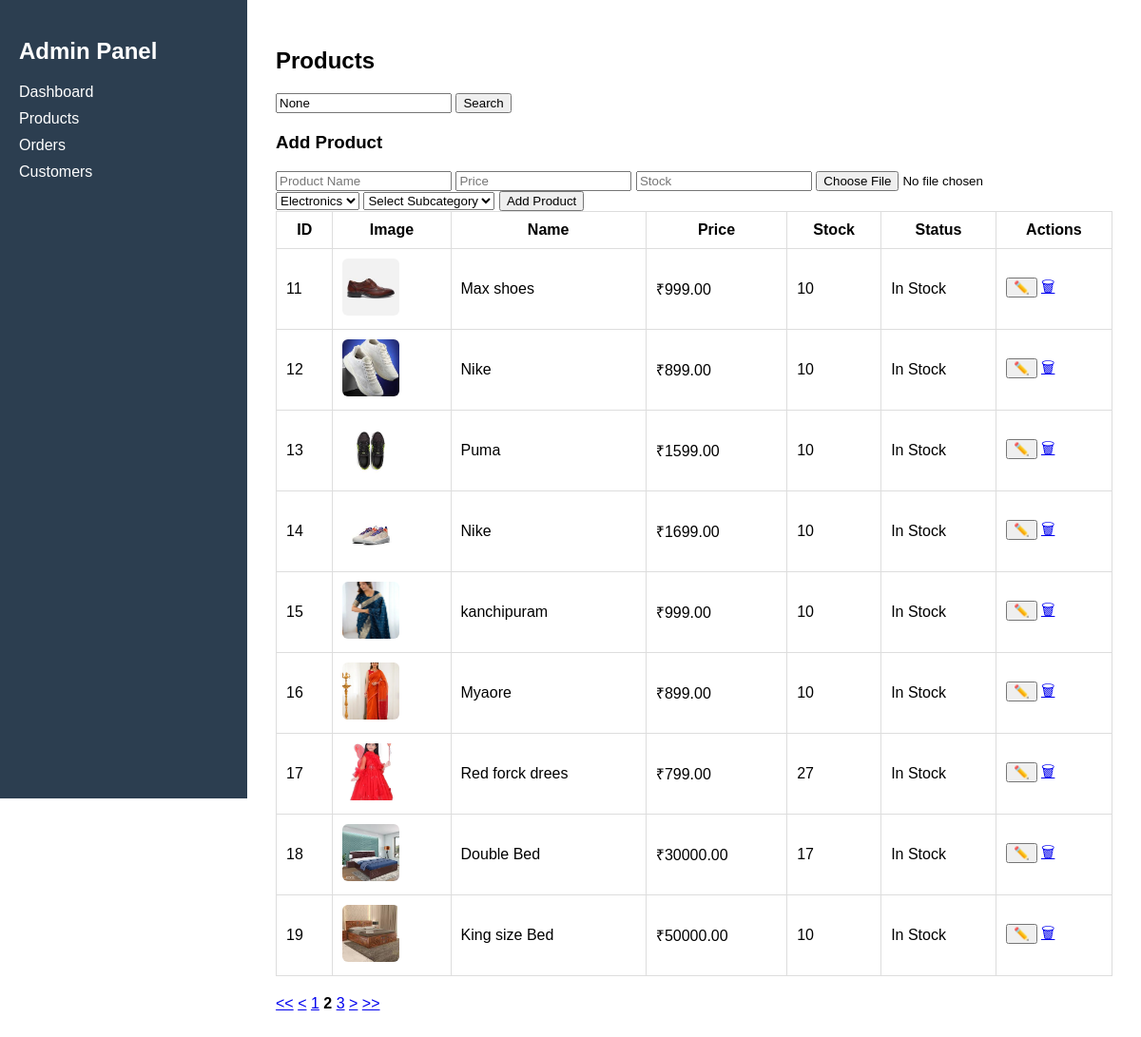
Screenshot of /admin-products/?page=2 with the database file from the repository.
### category/models.py (models this page shows, shortened)
class Product(models.Model):
    category = models.ForeignKey(Category, on_delete=models.CASCADE)
    subcategory = models.ForeignKey(SubCategory, on_delete=models.CASCADE)
    name = models.CharField(max_length=200)
    description = models.TextField()
    price = models.DecimalField(max_digits=10, decimal_places=2)
    image = models.ImageField(upload_to='products/')
    stock=models.IntegerField(default=0)
    low_stock_threshold = models.IntegerField(default=0)
    coins = models.IntegerField(default=0)

### category/views.py (the view, shortened to what this page needs)
# urls.py: path("admin-products/", views.admin_products, name="admin_products"),
def admin_products(request):
    query = request.GET.get("q")
    products = Product.objects.all()
    categories = Category.objects.all()
    subcategories = SubCategory.objects.all()
    if query:
        products = products.filter(name__icontains=query)
    paginator = Paginator(products,9)
    page_number = request.GET.get("page")
    products = paginator.get_page(page_number)
    return render(request, "admindashboard/products.html", {
        "products": products,
        "query": query,
        "categories":categories,
        "subcategories":subcategories
    })

### category/templates/admindashboard/products.html (shortened to what this page needs)
{% extends "admindashboard/base.html" %}
{% block content %}
<h2>Products</h2>
<form method="GET" style="margin-bottom:20px;">
<input type="text" name="q" placeholder="Search product..." value="{{ query }}">
<button type="submit">Search</button>
</form>
<h3>Add Product</h3>
<form method="POST" enctype="multipart/form-data">
<input type="text" name="name" placeholder="Product Name">
<input type="number" step="0.01" name="price" placeholder="Price">
<input type="number" name="stock" placeholder="Stock">
<input type="file" name="image">
<select name="category">
{% for c in categories %}
<option value="{{ c.id }}">{{ c.name }}</option>
{% endfor %}
</select>
<select name="subcategory" required>
<option value="">Select Subcategory</option>
</select>
<button type="submit">Add Product</button>
</form>
<table border="1" cellpadding="10" cellspacing="0" width="100%">
<thead>
<tr>
<th>ID</th>
<th>Image</th>
<th>Name</th>
<th>Price</th>
<th>Stock</th>
<th>Status</th>
<th>Actions</th>
</tr>
</thead>
<tbody>
{% for product in products %}
<tr>
<td>{{ product.id }}</td>
<td>
{% if product.image %}
<img src="{{ product.image.url }}" class="product-thumb">
{% else %}
No Image
{% endif %}
</td>
<td>{{ product.name }}</td>
<td>
<span id="price-text-{{product.id}}">
₹{{ product.price }}
</span>
</td>
<td>
<span id="stock-text-{{product.id}}">
{{ product.stock }}
</span>
</td>
<td>
{% if product.stock == 0 %}
<span class="stock-out">Out of Stock</span>
{% elif product.stock < 5 %}
<span class="stock-low">Low Stock</span>
{% else %}
<span class="stock-ok">In Stock</span>
{% endif %}
</td>
<td>
<button type="button" onclick="editRow({{product.id}})">✏️</button>
<a href="{% url 'delete_product' product.id %}"
onclick="return confirm('Delete this product?')">🗑</a>
</td>
</tr>
{% endfor %}
</tbody>
</table>
<div style="margin-top:20px;">
{% if products.has_previous %} <a href="?page=1"><<</a> <a href="?page={{ products.previous_page_number }}"><</a>
{% endif %}
{% for i in products.paginator.page_range %}
{% if products.number == i %} <strong>{{ i }}</strong>
{% else %} <a href="?page={{ i }}">{{ i }}</a>
{% endif %}
{% endfor %}
{% if products.has_next %} <a href="?page={{ products.next_page_number }}">></a> <a href="?page={{ products.paginator.num_pages }}">>></a>
{% endif %}
</div>
{% endblock %}

### category/templates/admindashboard/base.html (style rules this page uses)
body { margin:0; font-family:Arial; display:flex; }
table { width:100%; border-collapse:collapse; }
th,td { border:1px solid #ddd; padding:10px; }

### category/templates/admindashboard/products.html (style rules this page uses)
.product-thumb { width:60px; height:60px; object-fit:cover; border-radius:6px; }

### rows the page displays
Product: id "11", image (picture), name "Max shoes", price "999.00", stock "10", shows "In Stock"
Product: id "12", image (picture), name "Nike", price "899.00", stock "10", shows "In Stock"
Product: id "13", image (picture), name "Puma", price "1599.00", stock "10", shows "In Stock"
Product: id "14", image (picture), name "Nike", price "1699.00", stock "10", shows "In Stock"
Product: id "15", image (picture), name "kanchipuram", price "999.00", stock "10", shows "In Stock"
Product: id "16", image (picture), name "Myaore", price "899.00", stock "10", shows "In Stock"
Product: id "17", image (picture), name "Red forck drees", price "799.00", stock "27", shows "In Stock"
Product: id "18", image (picture), name "Double Bed", price "30000.00", stock "17", shows "In Stock"
Product: id "19", image (picture), name "King size Bed", price "50000.00", stock "10", shows "In Stock"

### other values shown
{{ i }} "1" "3"
{{ i }} "2"
form field category "Electronics"
